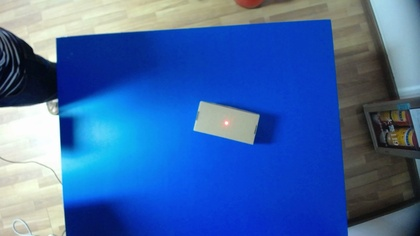
%> input picture 1.jpg, 420 x 236 px, shrunk from 1280 x 720 before the run
$ octave --eval "extract('1.jpg');"   (GNU Octave 9; MATLAB toolbox functions it lacks are replaced by stand-ins)
%> lines starting %> are read from the running program, lines starting %| are printed output that depends on the picture; in (x1, y1, x2, y2) boxes, pixels count from 0 and x2, y2 are one past the last pixel; in counts of white or black regions, pixels touching at a corner belong together; the program's own positions count from 1
function extract(filename)
%> called with filename = '1.jpg'

im = imread(filename);      %读取图像
%> im is the input picture: size 236x420x3 uint8; mean R, G, B 63, 103.5, 167.8
ri = im(:,:,1);
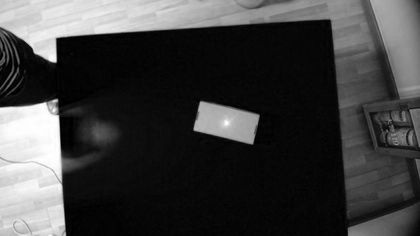
%> ri: size 236x420 uint8; min 0, max 255, mean 63
gi = im(:,:,2);
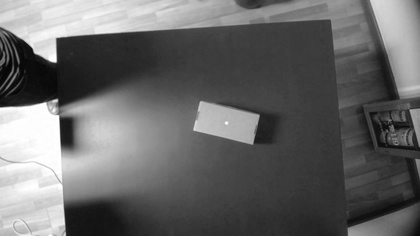
%> gi: size 236x420 uint8; min 1, max 255, mean 103.5
bi = im(:,:,3);
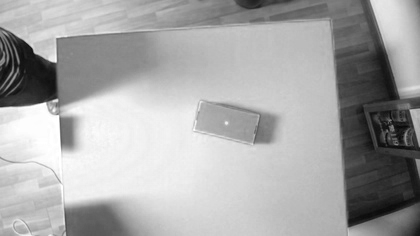
%> bi: size 236x420 uint8; min 6, max 255, mean 167.8
a = rgb2gray(im);           %将彩色图像转换成灰度图像
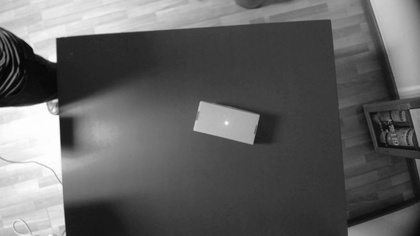
%> a: size 236x420 uint8; min 2, max 255, mean 98.7
bw = edge(a,'canny');       %边缘检测
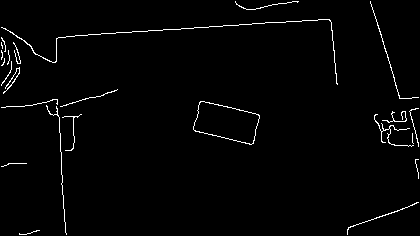
%> bw: size 236x420 logical; 1.8% white in thin lines or dots


se = strel('rectangle',[3,3]);   %创造一个大小为一个像素的结构元素
bw = imclose(bw,se);        %闭运算,可使轮廓线更光滑
%> bw: size 236x420 logical; 2% white in thin lines or dots
bw = imfill(bw,'holes');    %填充图像中的孔洞
%> bw: size 236x420 logical; 4% white; 15 white regions, largest, box (x1, y1, x2, y2) and area: (193, 101, 260, 145) 1963, (1, 19, 338, 85) 449, (1, 99, 82, 235) 398
bw = medfilt2(bw);          %中值滤波
%> bw: size 236x420 logical; 2.7% white; 42 white regions (35 under 20 px), largest, box (x1, y1, x2, y2) and area: (193, 101, 260, 145) 1961, (376, 121, 394, 143) 170, (45, 99, 58, 116) 162
bw = bwareaopen(bw,100);    %消除图中小于200的物体
%> bw: size 236x420 logical; 2.4% white; 4 white regions, box (x1, y1, x2, y2) and area: (193, 101, 260, 145) 1961, (376, 121, 394, 143) 170, (45, 99, 58, 116) 162, (4, 68, 20, 93) 109

% figure;
% subplot(211);imshow(bw);
% subplot(212);imshow(im);

r = ri.*uint8(bw);
g = gi.*uint8(bw);
b = bi.*uint8(bw);
res = cat(3,r,g,b);
figure;imshow(res);

I1 = res;
I = rgb2gray(I1);

bw = edge(I,'sobel','horizontal');
%> bw: size 236x420 logical; 0.33% white in thin lines or dots, all inside (x1, y1, x2, y2) = (4, 68, 395, 145)
[m,n] = size(bw);
%> m = 236; n = 420
S = round(sqrt(m^2 + n^2));   %S 可以取到的最大值
%> S = 482
ma = 180;
md = S;
%> md = 482
r = zeros(md,ma);

for i=1:m
    for j=1:n
        if bw(i,j)==1
            for k=1:ma
                ru=round(abs(i*cos(k*3.14/180) + j*sin(k*3.14/180)));
                r(ru+1,k)=r(ru+1,k)+1;  %用来记录交点数值和角度
            end
        end
    end
end
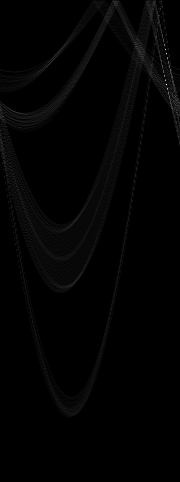
%> r: size 482x180 double; min 0, max 61, mean 0.7; drawn with min black and max white
%> after the loop, ru = 145

[m,n] = size(r);
%> m = 482; n = 180

for i=1:m
    for j=1:n
        if r(i,j)>r(1,1)
            r(1,1) = r(i,j);
            c = j;             %得到最大值的交点 的角度值
        end
    end
end
%> r: size 482x180 double; under 0.01% of pixels changed, all inside (x1, y1, x2, y2) = (0, 0, 1, 1)
%> after the loop, c = 167

if c <= 90
    rot = -c;
else
    rot = 180 - c;
%> rot = 13
end

pic = imrotate(I1,rot,'bilinear');
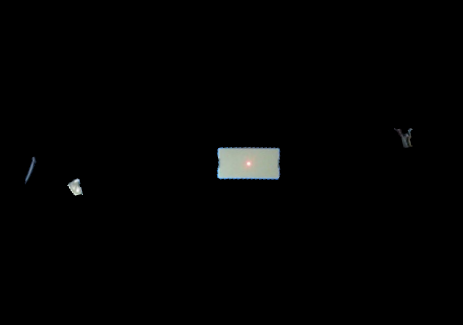
%> pic: size 325x463x3 uint8; mean R, G, B 2.4, 2.6, 2.5
figure;imshow(pic);
end

$ run again, on 11.jpg
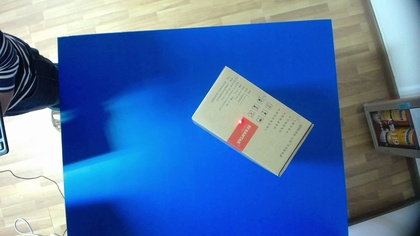
%> input picture 11.jpg, 420 x 236 px, shrunk from 1280 x 720 before the run
%> in extract, im is the input picture: size 236x420x3 uint8; mean R, G, B 78.1, 116, 170.4
%> after the loop in extract, `for i=1:m`:
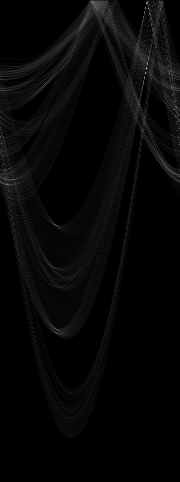
%> r: size 482x180 double; min 0, max 71, mean 1.9; drawn with min black and max white
%> after the loop in extract, `for i=1:m`: ru = 194
%> after the loop in extract, `for i=1:m`: c = 147
%> rot = 33
%> in extract, `pic = imrotate(I1,rot,'bilinear');`:
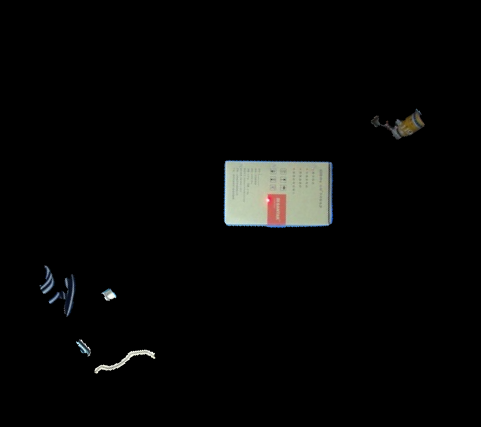
%> pic: size 427x481x3 uint8; mean R, G, B 6.8, 7, 6.4

$ run again, on 12.jpg
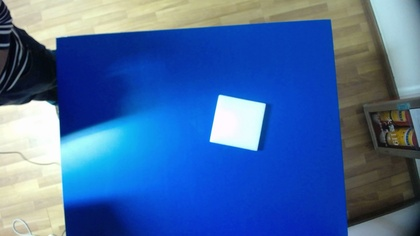
%> input picture 12.jpg, 420 x 236 px, shrunk from 1280 x 720 before the run
%> in extract, im is the input picture: size 236x420x3 uint8; mean R, G, B 68, 106.1, 163.7
%> after the loop in extract, `for i=1:m`: ru = 151
%> after the loop in extract, `for i=1:m`: c = 169
%> rot = 11
%> in extract, `pic = imrotate(I1,rot,'bilinear');`:
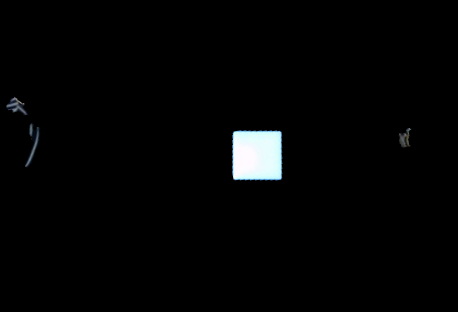
%> pic: size 312x458x3 uint8; mean R, G, B 4, 4.4, 4.6
